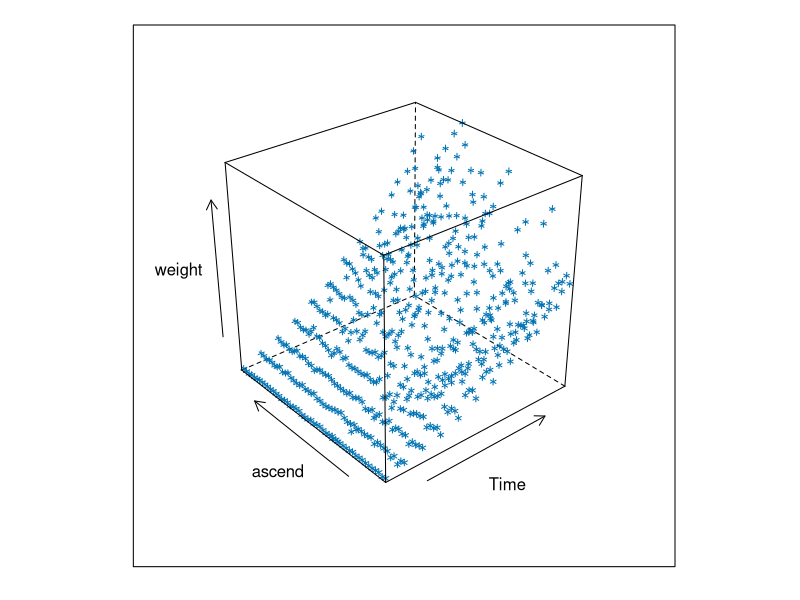
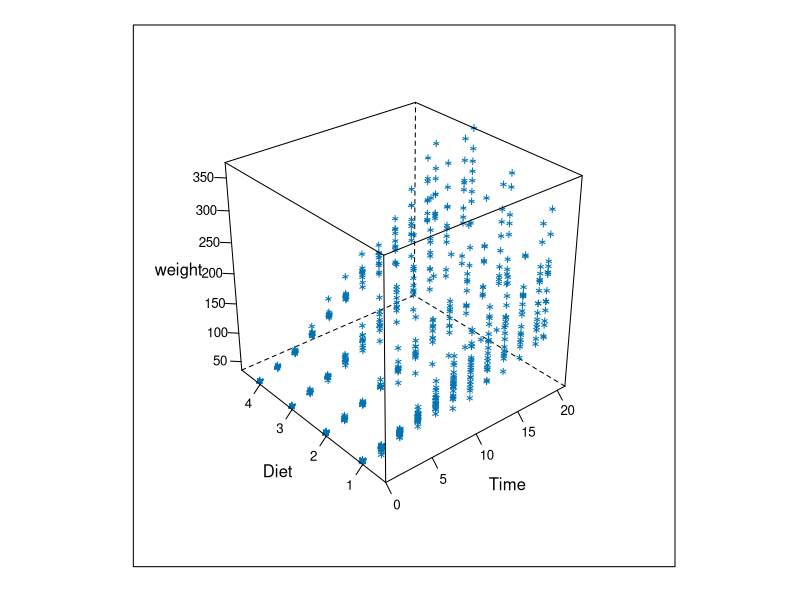
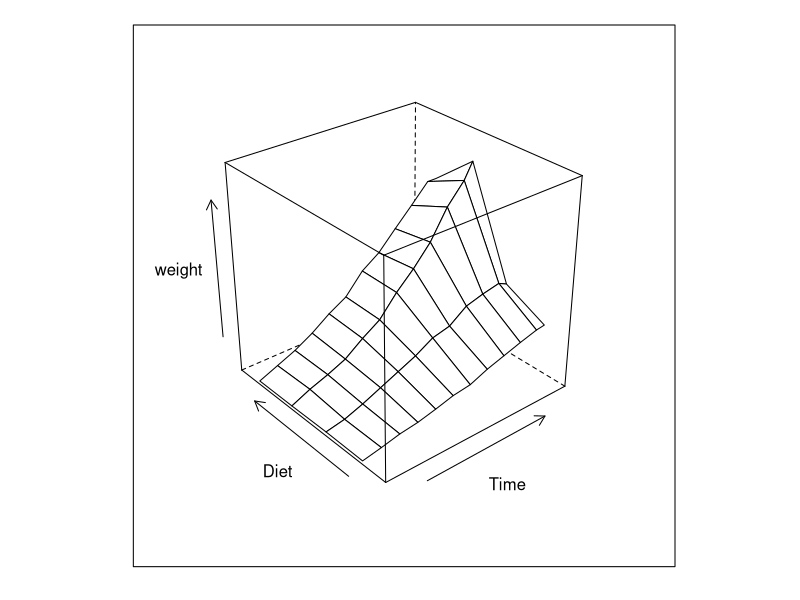
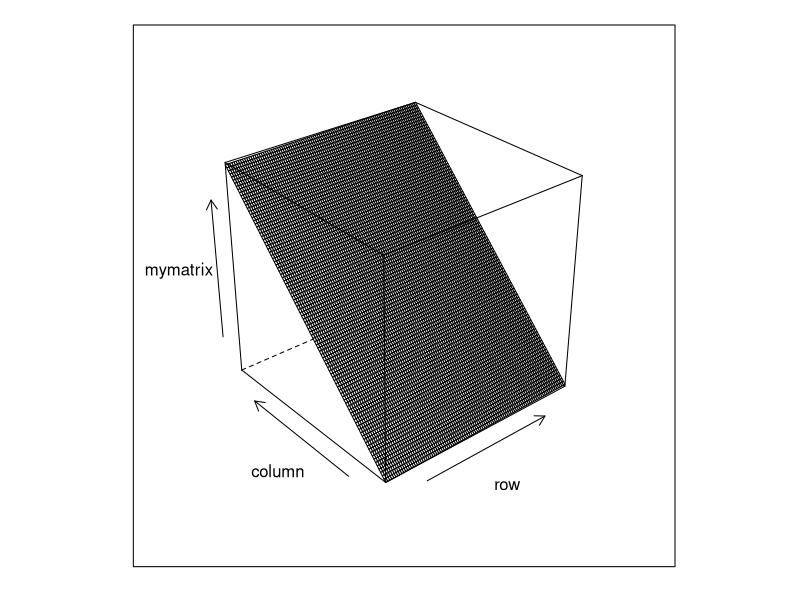
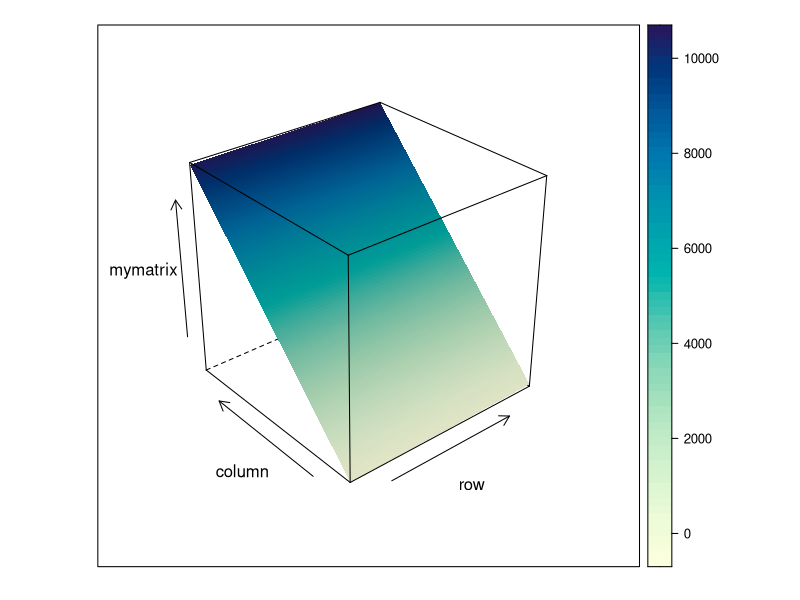

The R source for these figures, in order:
# lattice clouds and wireframe plot
# wireframe(numeric1 ~ numeric2 * numeric3) # 2 vars on a grid
# cloud(numeric1 ~ numeric2 * numeric3) # 3 vars

library(lattice)

# clouds and wireframes "look" the same...but

# I need a third numeric variable
ChickWeight$ascend <- 1:nrow(ChickWeight)
names(ChickWeight) # review names of columns

cloud( weight ~ Time * ascend, data = ChickWeight)

# labeling axis
cloud( weight ~ Time * Diet, 
       data = ChickWeight,
       scales = list(arrows = FALSE))

# wireframe focused on comparing two variables against a third
wireframe( weight ~ Time * Diet, data = ChickWeight)

# also can be done with a matrix

mymatrix <- matrix(1:10000, nrow = 100)
wireframe(mymatrix)

# ooh - fancy!
wireframe(mymatrix,
          shade = TRUE,
          light.source = c(10,0,10),
          drape = TRUE
)


# more parameters in xyplot and wireframe documentation
